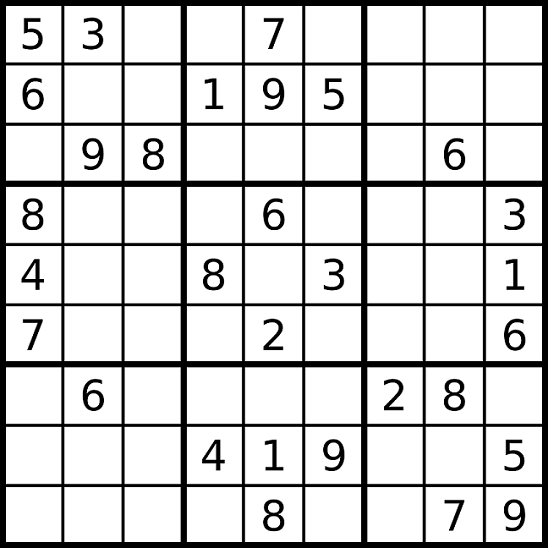
#> input picture Images/sudoku.png, 548 x 548 px
$ python Corner.py   (older library calls are emulated)
#> lines starting #> are read from the running program, lines starting #| are printed output that depends on the picture; after the words box and inside, x2 and y2 are one past the last pixel; in counts of white or black regions, pixels touching at a corner belong together
### EdgeDetection.py
import numpy as np
from ConversionImage import RGB_to_BIN, RGB_to_GRAY
from tools import correct_image
import cv2
from Threshold import *


# [7 lines left out: function Naif_Detector, not called in this run]

""""""""""""""""""""""""""""""""""""""""""""""""""""""""""""""""""""""""""""""

def convolution_calc(image, filter, k):
    W, H = image.shape[:2]
    img = np.zeros((W+k*2, H+k*2))
    img[1*k:-1*k, 1*k:-1*k] = image
    G = np.zeros((W, H))
    for i in range(k, W+k):
        for j in range(k, H+k):
            G[i-k, j-k] = np.sum(np.multiply( img[i-k : i+k+1, j-k : j+k+1], filter ))
    return G

""""""""""""""""""""""""""""""""""""""""""""""""""""""""""""""""""""""""""""""

# [15 lines left out: function convolution_calc_3D, not called in this run]

""""""""""""""""""""""""""""""""""""""""""""""""""""""""""""""""""""""""""""""

def convolution(image, filter, k):
    if len(image.shape) == 3: return correct_image(convolution_calc_3D(image, filter, k))
    else: return correct_image(convolution_calc(image, filter, k))

""""""""""""""""""""""""""""""""""""""""""""""""""""""""""""""""""""""""""""""

def filters(value):
    if value == 'naif_x': return np.array([[0, 0, 0], [-1, 1, 0], [0, 0, 0]])
    elif value == 'naif_y': return np.array([[0, -1, 0], [0, 1, 0], [0, 0, 0]])
    elif value == 'sobel_x': return np.array([[-1, 0, 1],[-2, 0, 2],[-1, 0, 1]]) # sobel_x
    elif value == 'sobel_y': return np.array([[-1, -2, -1],[0, 0, 0],[1, 2, 1]])
    elif value == 'sobel_z': return np.array([[1, 0, -1],[2, 0, -2],[1, 0, -1]])
    elif value == 'sobel_k': return np.array([[1, 2, 1],[0, 0, 0],[-1, -2, -1]])
    elif value == 'sobel_o': return np.array([[0, 1, 2],[-1, 0, 1],[2, -1, 0]])
    elif value == 'prewitt_x': return np.array([[1, 0, -1],[1, 0, -1],[1, 0, -1]]) / 3
    elif value == 'prewitt_y': return np.array([[1, 1, 1],[0, 0, 0],[-1, -1, -1]]) / 3
    elif value == 'prewitt_dx': return np.array([[1, 1, 0],[1, 0, -1],[0, -1, -1]]) / 3
    elif value == 'prewitt_dy': return np.array([[0, 1, 1],[-1, 0, 1],[-1, -1, 0]]) / 3
    elif value == 'moyen': return np.array([[1, 1, 1],[1, 1, 1],[1, 1, 1]]) / 9
    elif value == 'gaussian_4': return np.array([[0, 1, 0],[1, 4, 1],[0, 1, 0]]) / 8
    elif value == 'gaussian_8': return np.array([[1, 1, 1],[1, 8, 1],[1, 1, 1]]) / 16
    elif value == 'laplacian_4': return np.array([[0, 1, 0],[1, -4, 1],[0, 1, 0]])
    elif value == 'laplacian_8': return np.array([[1, 1, 1],[1, -8, 1],[1, 1, 1]])
    elif value == 'gaussian_3x3': return np.array(([1 ,2 , 1], [2, 4, 2], [1 ,2 ,1])) /16   #1/16 Gaussian blur 3 x 3
    elif value == 'gaussian_5x5': return np.array(([1, 4, 6, 4, 1], [4, 16, 24, 16, 4], [6, 24, 36, 24, 6], [4, 16, 24, 16, 4], [1, 4, 6, 4, 1])) /256 # 1/256 Gaussian blur 5 × 5

""""""""""""""""""""""""""""""""""""""""""""""""""""""""""""""""""""""""""""""

# [4 lines left out: function Sobel, not called in this run]

""""""""""""""""""""""""""""""""""""""""""""""""""""""""""""""""""""""""""""""

# [5 lines left out: function Roberts, not called in this run]

""""""""""""""""""""""""""""""""""""""""""""""""""""""""""""""""""""""""""""""

# [6 lines left out: function Prewitt, not called in this run]

""""""""""""""""""""""""""""""""""""""""""""""""""""""""""""""""""""""""""""""

def LoG(image):
    image = convolution(image, filters('gaussian_3x3'), 1)
    return convolution(image, filters('laplacian_4'), 1)

def LoG_CV(image):
    image = cv2.GaussianBlur(image, (3,3), 0)
    return  cv2.Laplacian(image, cv2.CV_64F) #cv2.filter2D(image, -1, filters('laplacian_8'))

""""""""""""""""""""""""""""""""""""""""""""""""""""""""""""""""""""""""""""""

# [11 lines left out: functions DoG, DoG_CV, not called in this run]

""""""""""""""""""""""""""""""""""""""""""""""""""""""""""""""""""""""""""""""

# [30 lines left out: function Non_Maximum_Suppression, not called in this run]

""""""""""""""""""""""""""""""""""""""""""""""""""""""""""""""""""""""""""""""

# [18 lines left out: functions Canny, Canny_CV, not called in this run]

### tools.py
import numpy as np
from PIL import Image
import cv2

# [6 lines left out: function getImage, not called in this run]

""""""""""""""""""""""""""""""""""""""""""""""""""""""""""""""""""""""""""""""

# [4 lines left out: function SaveImage, not called in this run]

""""""""""""""""""""""""""""""""""""""""""""""""""""""""""""""""""""""""""""""
def correct_image(image):
    np.putmask(image, image>255, 255)
    np.putmask(image, image<0, 0)
    return image

""""""""""""""""""""""""""""""""""""""""""""""""""""""""""""""""""""""""""""""

# [6 lines left out: function checkNull, not called in this run]

### Corner.py
import numpy as np
import cv2
from EdgeDetection import *


def Harris(image, k, U):
    W, H = image.shape[:2]
    image = cv2.cvtColor(image, cv2.COLOR_BGR2RGB)
    gray = cv2.cvtColor(image, cv2.COLOR_RGB2GRAY)

    Ix = convolution(gray, filters('sobel_x'), 1)
    Iy = convolution(gray, filters('sobel_y'), 1)

    Ixx = Ix ** 2
    Ixy = Ix * Iy
    Iyy = Iy ** 2

    detA = Ixx * Iyy - Ixy ** 2
    traceA = Ixx + Iyy
    harris_response = detA - k * traceA ** 2
    offset = U//2

    for y in range(offset, W-offset):
        for x in range(offset, H-offset):
            Sxx = np.sum(Ixx[y-offset:y+1+offset, x-offset:x+1+offset])
            Syy = np.sum(Iyy[y-offset:y+1+offset, x-offset:x+1+offset])
            Sxy = np.sum(Ixy[y-offset:y+1+offset, x-offset:x+1+offset])

    det = (Sxx * Syy) - (Sxy**2)
    trace = Sxx + Syy
    r = det - k*(trace**2)

    img_copy_for_corners = np.copy(image)
    img_copy_for_edges = np.copy(image)

    for rowindex, response in enumerate(harris_response):
        for colindex, r in enumerate(response):
            if r > 0:
                # this is a corner
                img_copy_for_corners[rowindex, colindex] = [255,0,0]
            elif r < 0:
                # this is an edge
                img_copy_for_edges[rowindex, colindex] = [0,255,0]

    #return img_copy_for_corners, img_copy_for_edges


    corners, edges = img_copy_for_corners, img_copy_for_edges

    cv2.imshow('c', corners)
    cv2.imshow('e', edges)

    cv2.waitKey(0)
    cv2.destroyAllWindows()

img = cv2.imread('Images/sudoku.png')
#> img is the input picture: shape (548, 548, 3); min 0, max 255, mean 210
Harris(img, .5, 5)
#> after the loop in convolution_calc, `for i in range(k, W+k):`:
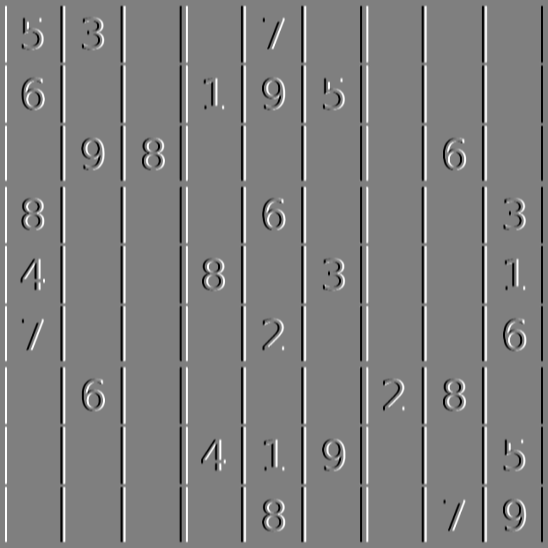
#> G: shape (548, 548) float64; min -1020, max 1020, mean 0; drawn with min black and max white
#> in correct_image, `np.putmask(image, image<0, 0)`:
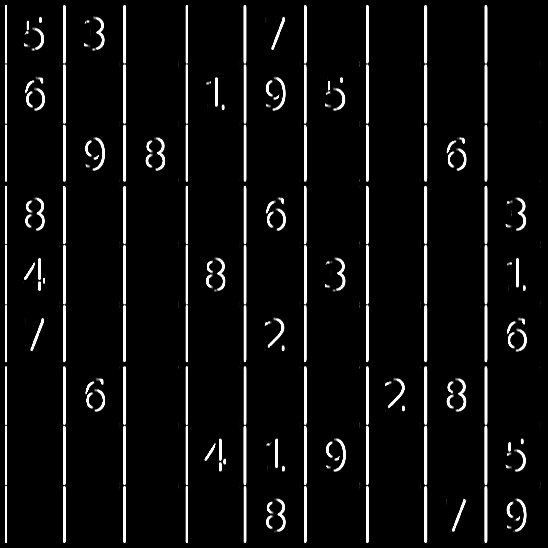
#> image: shape (548, 548) float64; min 0, max 255, mean 15.2
#> call 2 of convolution_calc, with filter = array of shape (3, 3), k = 1
#> after the loop in convolution_calc (call 2), `for i in range(k, W+k):`:
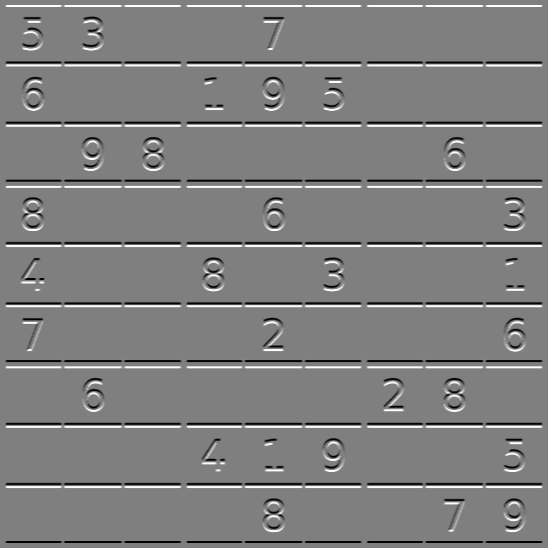
#> G: shape (548, 548) float64; min -1020, max 1020, mean 0; drawn with min black and max white
#> in correct_image (call 2), `np.putmask(image, image>255, 255)`:
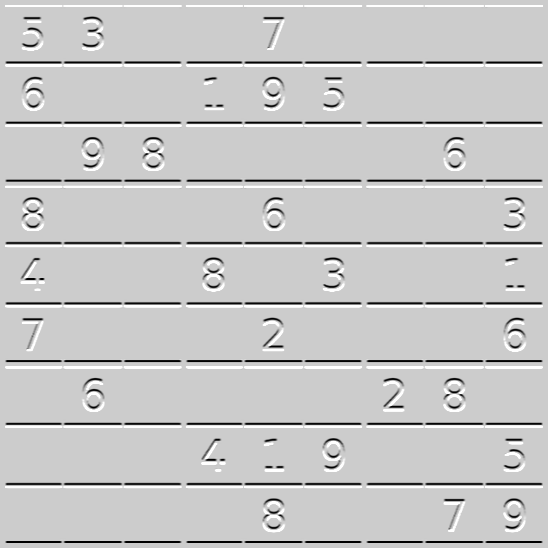
#> image: shape (548, 548) float64; min -1020, max 255, mean -25.6; drawn with min black and max white
#> in correct_image (call 2), `np.putmask(image, image<0, 0)`:
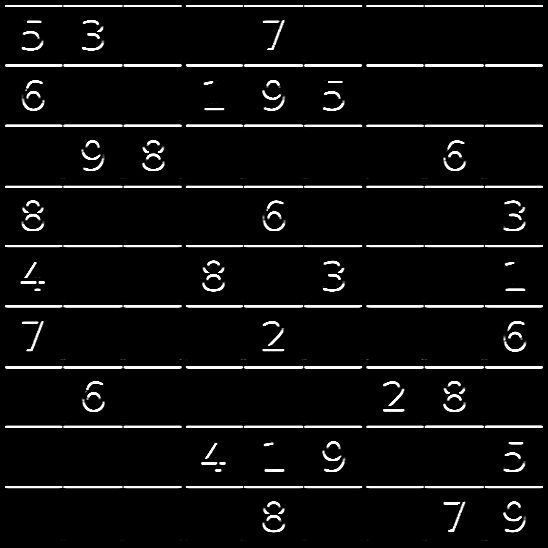
#> image: shape (548, 548) float64; 7.9% of pixels changed, all inside (x1, y1, x2, y2) = (4, 7, 544, 543)
#> in Harris, `detA = Ixx * Iyy - Ixy ** 2`: detA: shape (548, 548) float64; every value is 0
#> in Harris, `harris_response = detA - k * traceA ** 2`:
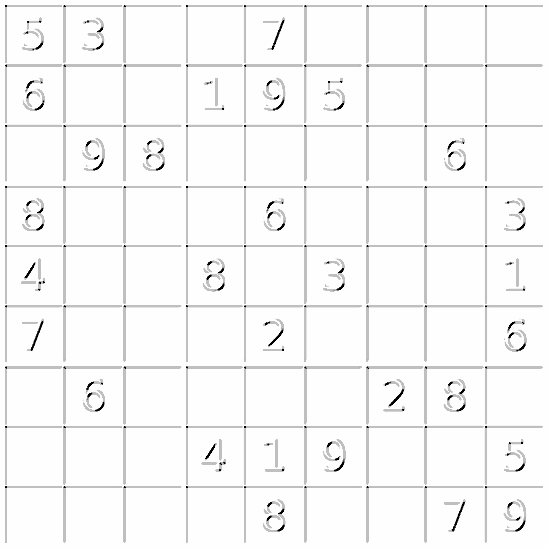
#> harris_response: shape (548, 548) float64; min -8.46e+09, max 0, mean -241064497.1; drawn with min black and max white
#> after the loop in Harris, `for rowindex, response in enumerate(harris_response):`:
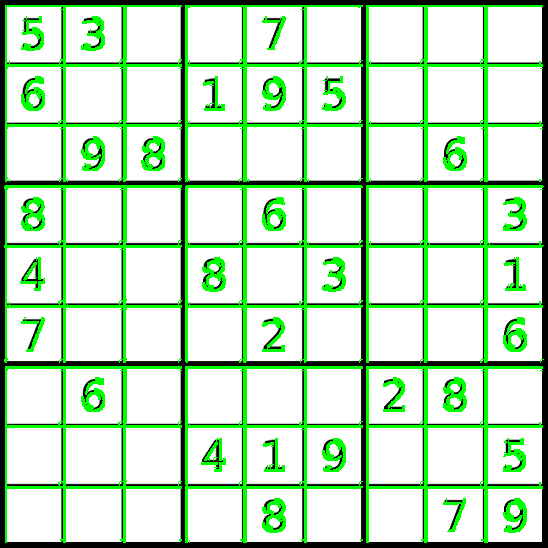
#> img_copy_for_edges: shape (548, 548, 3); 13.39% of pixels changed, all inside (x1, y1, x2, y2) = (4, 5, 544, 543)
